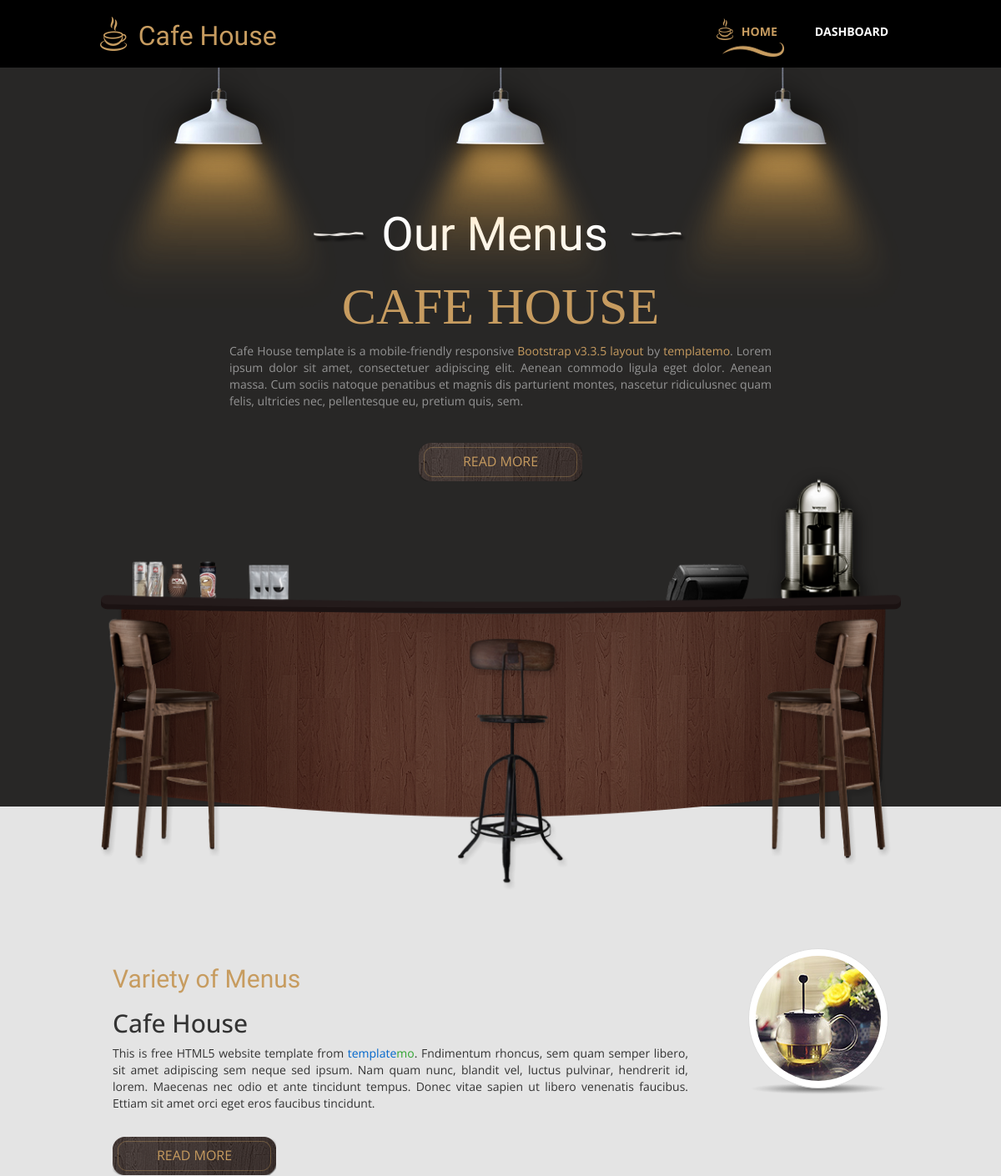
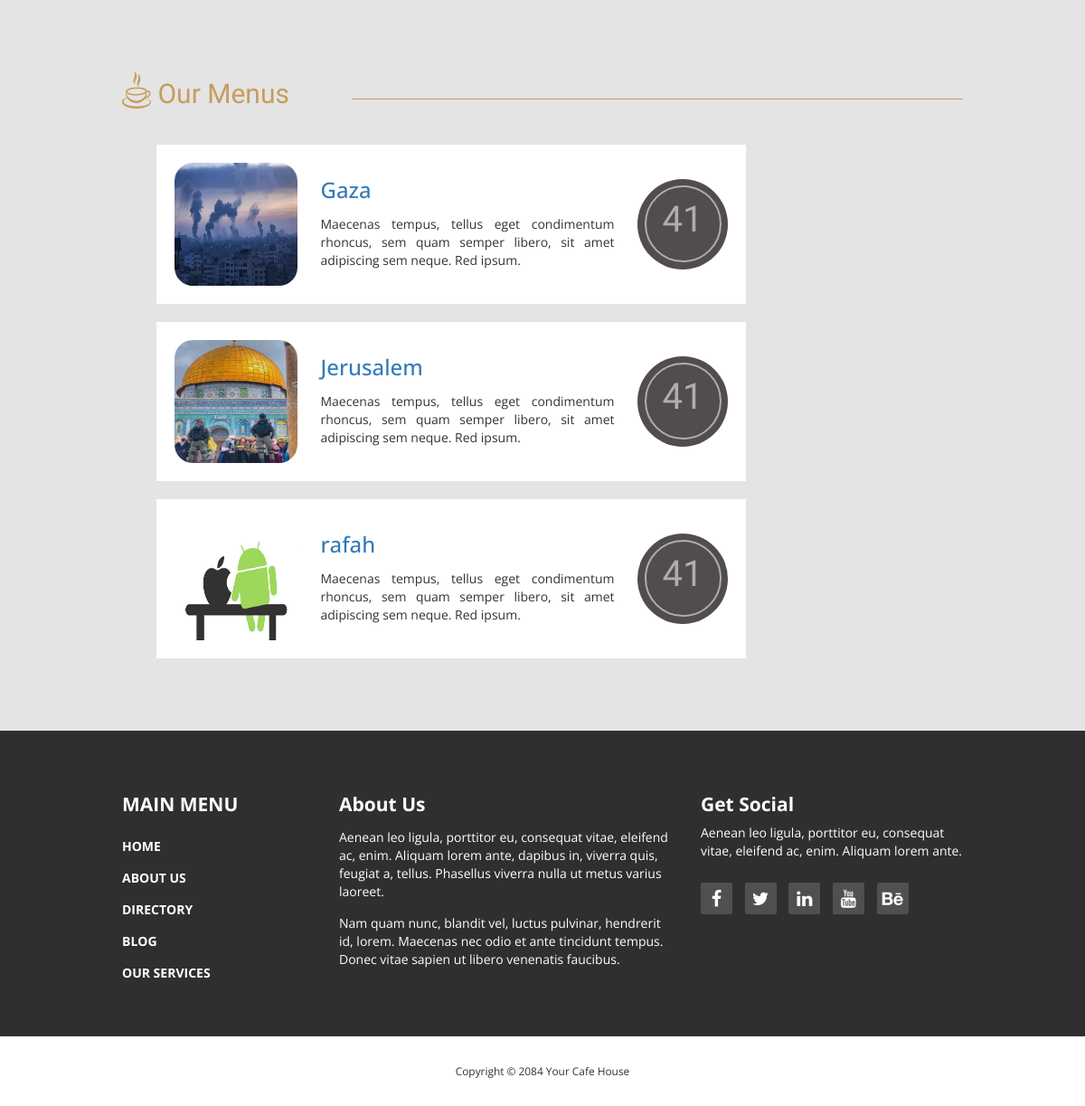
The app's page /localWebsit/Home.php with its own data (2 pictures, top to bottom).
### tables this page shows
CREATE TABLE `cities` (
  `name_city` varchar(225) NOT NULL,
  `image` varchar(225) DEFAULT NULL
);

### localWebsit/Home.php (the view, shortened to what this page needs)
<!DOCTYPE html>
<html lang="en">
<head>
  <link href="assets/css/bootstrap.min.css" rel="stylesheet">
  <link href="assets/css/font-awesome.min.css" rel="stylesheet">
  <link href="assets/css/templatemo-style.css" rel="stylesheet">
  </head>
  <body>
    <div class="tm-top-header">
      <div class="container">
        <div class="row">
          <div class="tm-top-header-inner">
            <div class="tm-logo-container">
              <img src="assets/img/logo.png" alt="Logo" class="tm-site-logo">
              <h1 class="tm-site-name tm-handwriting-font">Cafe House</h1>
            </div>
            <nav class="tm-nav">
              <ul>
                <li><a href="Home.php" class="active">Home</a></li>
                <li><a href="http://localhost/FinalProject/login.php">Dashboard</a></li>
              </ul>
            </nav>
          </div>
        </div>
      </div>
    </div>
    <section class="tm-welcome-section">
      <div class="container tm-position-relative">
        <div class="tm-lights-container">
          <img src="assets/img/light.png" alt="Light" class="light light-1">
          <img src="assets/img/light.png" alt="Light" class="light light-2">
          <img src="assets/img/light.png" alt="Light" class="light light-3">
        </div>
        <div class="row tm-welcome-content">
          <h2 class="white-text tm-handwriting-font tm-welcome-header"><img src="assets/img/header-line.png" alt="Line" class="tm-header-line">&nbsp;Our Menus&nbsp;&nbsp;<img src="assets/img/header-line.png" alt="Line" class="tm-header-line"></h2>
          <h2 class="gold-text tm-welcome-header-2">Cafe House</h2>
          <p class="gray-text tm-welcome-description">Cafe House template is a mobile-friendly responsive <span class="gold-text">Bootstrap v3.3.5 layout</span> by <span class="gold-text">templatemo</span>. Lorem ipsum dolor sit amet, consectetuer adipiscing elit. Aenean commodo ligula eget dolor. Aenean massa. Cum sociis natoque penatibus et magnis dis parturient montes, nascetur ridiculusnec quam felis, ultricies nec, pellentesque eu, pretium quis, sem.</p>
          <a href="#main" class="tm-more-button tm-more-button-welcome">Read More</a>
        </div>
        <img src="assets/img/table-set.png" alt="Table Set" class="tm-table-set img-responsive">
      </div>
    </section>
    <div class="tm-main-section light-gray-bg">
      <div class="container" id="main">
        <section class="tm-section row">
          <div class="col-lg-9 col-md-9 col-sm-8">
            <h2 class="tm-section-header gold-text tm-handwriting-font">Variety of Menus</h2>
            <h2>Cafe House</h2>
            <p class="tm-welcome-description">This is free HTML5 website template from <span class="blue-text">template</span><span class="green-text">mo</span>. Fndimentum rhoncus, sem quam semper libero, sit amet adipiscing sem neque sed ipsum. Nam quam nunc, blandit vel, luctus pulvinar, hendrerit id, lorem. Maecenas nec odio et ante tincidunt tempus. Donec vitae sapien ut libero venenatis faucibus. Ettiam sit amet orci eget eros faucibus tincidunt.</p>
            <a href="#" class="tm-more-button margin-top-30">Read More</a>
          </div>
          <div class="col-lg-3 col-md-3 col-sm-4 tm-welcome-img-container">
            <div class="inline-block shadow-img">
              <img src="assets/img/1.jpg" alt="Image" class="img-circle img-thumbnail">
            </div>
          </div>
        </section>
        <section class="tm-section row">
          <div class="col-lg-12 tm-section-header-container margin-bottom-30">
            <h2 class="tm-section-header gold-text tm-handwriting-font"><img src="assets/img/logo.png" alt="Logo" class="tm-site-logo"> Our Menus</h2>
            <div class="tm-hr-container"><hr class="tm-hr"></div>
          </div>
          <div>
          <div class="tm-menu-product-content col-lg-9 col-md-9">
              <?php
                      include_once('../includes/connectionDB.php');
                      $query = "SELECT name_city, image from cities";
                      $result = mysqli_query($connection , $query);
                      if(mysqli_num_rows($result)>0){
                      while($row =mysqli_fetch_assoc($result)){
                      $name_c = $row['name_city'];
                      echo
                      '<div class="tm-product">
                      <a href="Cofes.php?name_city='.$name_c.'">
                      <img style=" width: 136px; height: 136px; background-repeat: no-repeat; border-radius: 15%" src="../dashboard/'.$row['image'].'"alt="Product">
                      <div class="tm-product-text">
                      <h3 class="tm-product-title">
                      '.$name_c.'</h3></a>
                      <p class="tm-product-description">Maecenas tempus, tellus eget condimentum rhoncus, sem quam semper libero, sit amet adipiscing sem neque. Red ipsum.</p>
                      </div>
                      <div class="tm-product-price">
                      <a href="Cofes.php?name_city='.$name_c.'" class="tm-product-price-link tm-handwriting-font">41</a>
                      </div>
                      </div>';
                      }
                      }
                      ?>
          </div>
    <footer>
      <div class="tm-black-bg">
        <div class="container">
          <div class="row margin-bottom-60">
            <nav class="col-lg-3 col-md-3 tm-footer-nav tm-footer-div">
              <h3 class="tm-footer-div-title">Main Menu</h3>
              <ul>
                <li><a href="#">Home</a></li>
                <li><a href="#">About Us</a></li>
                <li><a href="#">Directory</a></li>
                <li><a href="#">Blog</a></li>
                <li><a href="#">Our Services</a></li>
              </ul>
            </nav>
            <div class="col-lg-5 col-md-5 tm-footer-div">
              <h3 class="tm-footer-div-title">About Us</h3>
              <p class="margin-top-15">Aenean leo ligula, porttitor eu, consequat vitae, eleifend ac, enim. Aliquam lorem ante, dapibus in, viverra quis, feugiat a, tellus. Phasellus viverra nulla ut metus varius laoreet.</p>
              <p class="margin-top-15">Nam quam nunc, blandit vel, luctus pulvinar, hendrerit id, lorem. Maecenas nec odio et ante tincidunt tempus. Donec vitae sapien ut libero venenatis faucibus.</p>
            </div>
            <div class="col-lg-4 col-md-4 tm-footer-div">
              <h3 class="tm-footer-div-title">Get Social</h3>
              <p>Aenean leo ligula, porttitor eu, consequat vitae, eleifend ac, enim. Aliquam lorem ante.</p>
              <div class="tm-social-icons-container">
                <a href="#" class="tm-social-icon"><i class="fa fa-facebook"></i></a>
                <a href="#" class="tm-social-icon"><i class="fa fa-twitter"></i></a>
                <a href="#" class="tm-social-icon"><i class="fa fa-linkedin"></i></a>
                <a href="#" class="tm-social-icon"><i class="fa fa-youtube"></i></a>
                <a href="#" class="tm-social-icon"><i class="fa fa-behance"></i></a>
              </div>
            </div>
          </div>
        </div>
      </div>
      <div>
        <div class="container">
          <div class="row tm-copyright">
            <p class="col-lg-12 small copyright-text text-center">Copyright &copy; 2084 Your Cafe House</p>
          </div>
        </div>
      </div>
    </footer>
    </body>
    </html>

### records on screen
cities: image (picture), name_city "Gaza"
cities: image (picture), name_city "Jerusalem"
cities: image (picture), name_city "rafah"
